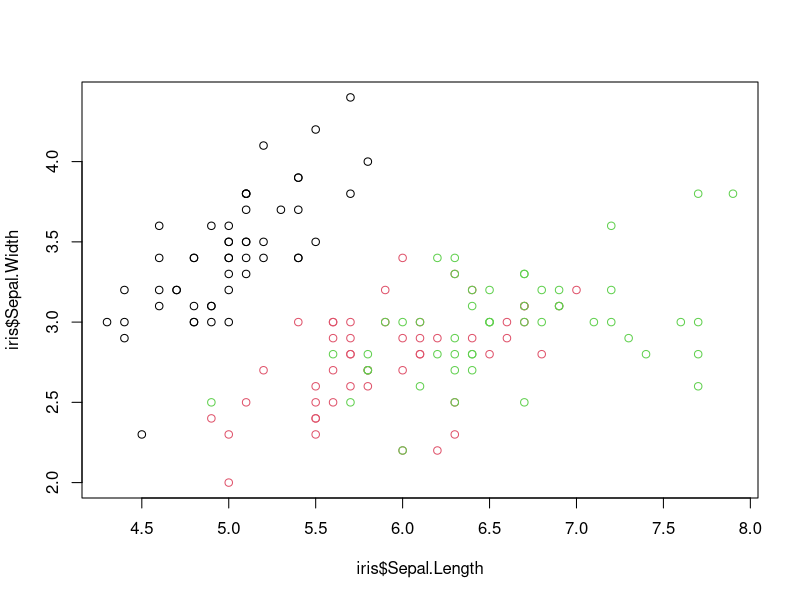
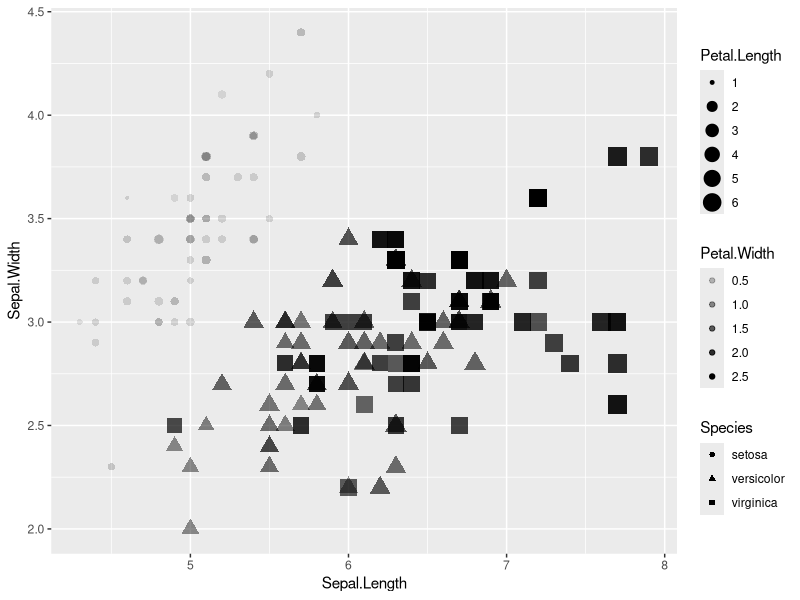
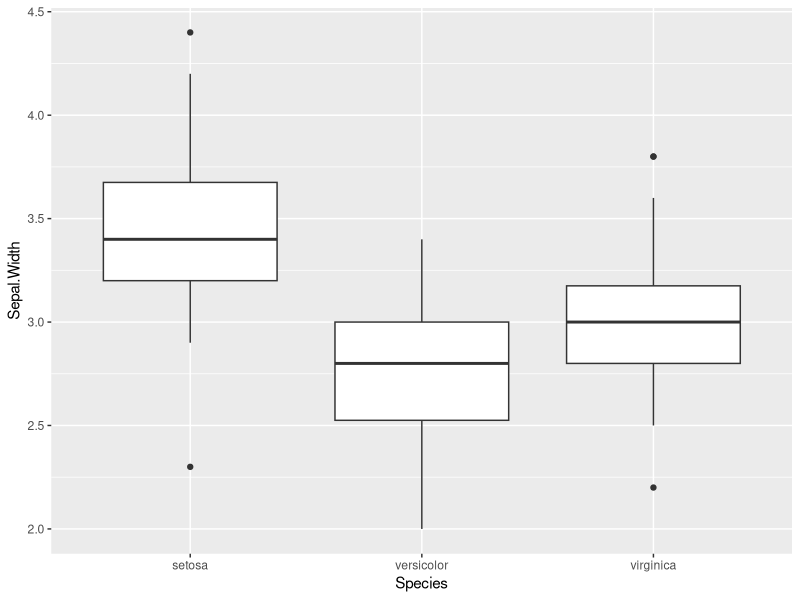
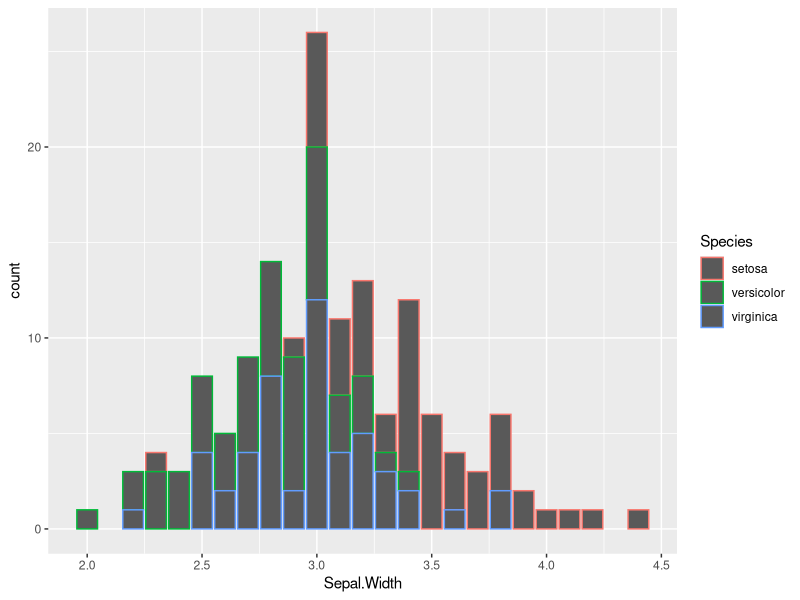
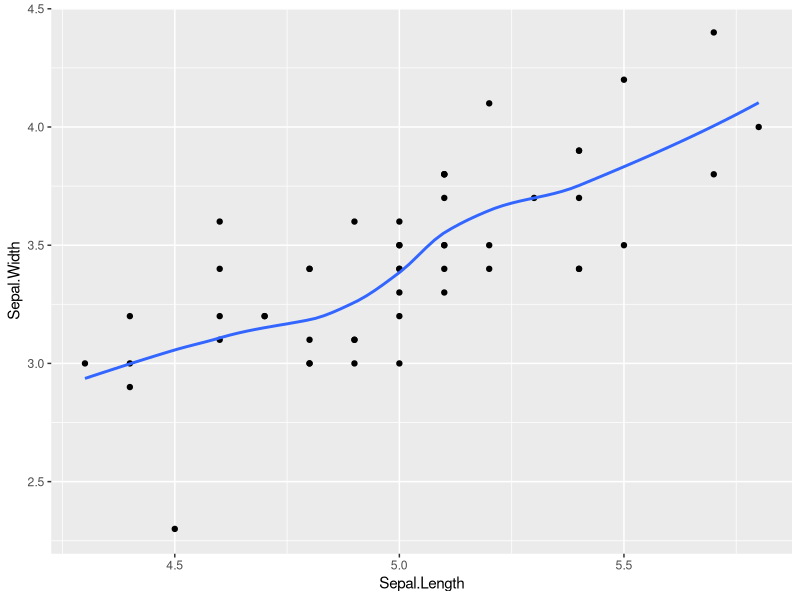
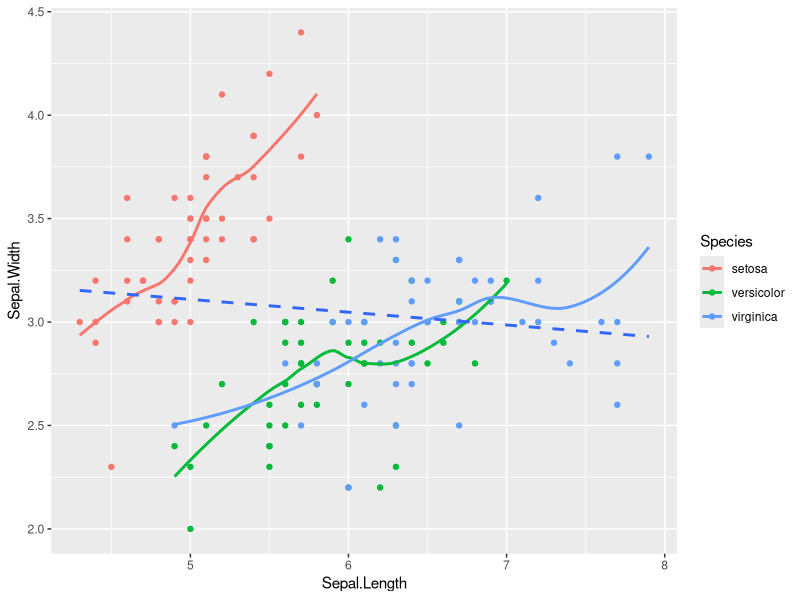
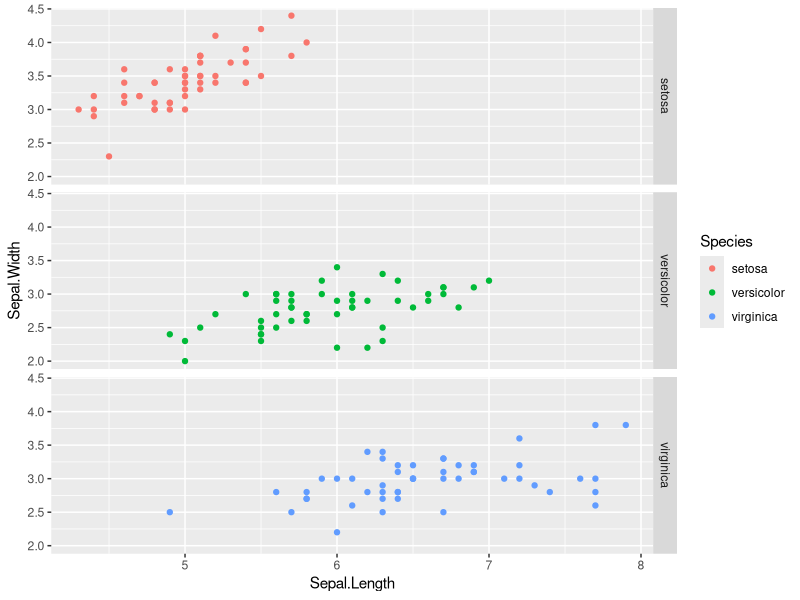
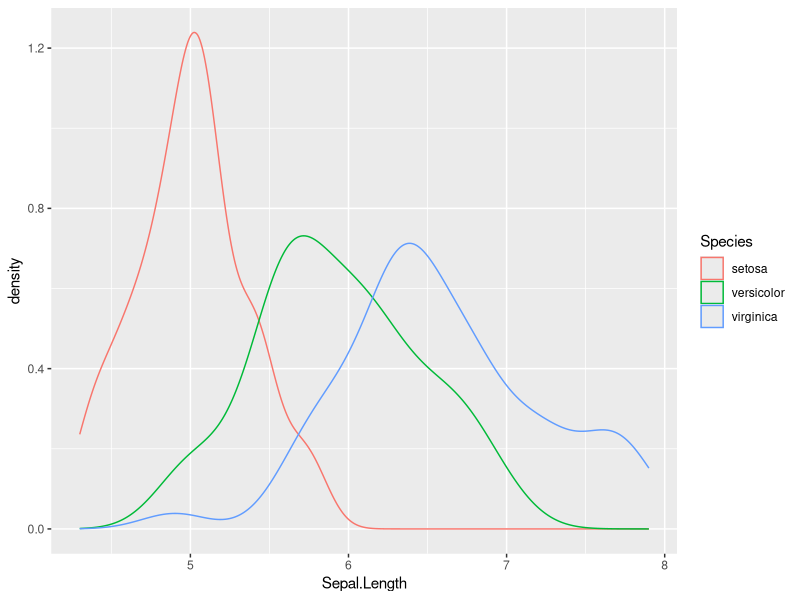

Reproduce these figures in R, in order.
## ---- chunk 1
knitr::opts_chunk$set(echo = TRUE)
## ---- chunk 2
library(magrittr)
library(dplyr)
plot(iris$Sepal.Length, iris$Sepal.Width, type="p", col=iris$Species)
#lapply(iris$Species, function(x){abline(lm(Sepal.Width~Sepal.Length, iris, subset = (Species == x)), col=x)})
## ---- chunk 3
library(ggplot2)
#ggplot(data = <DATA>) + 
#  <GEOM_FUNCTION>(mapping = aes(<MAPPINGS>))
## ---- chunk 4
ggplot(data = iris) + 
  geom_point(mapping = aes(x=Sepal.Length, y=Sepal.Width, shape=Species, size=Petal.Length, alpha=Petal.Width))
## ---- chunk 5
ggplot(data = iris) + 
  geom_boxplot(mapping = aes(x=Species, y=Sepal.Width))


ggplot(data = iris) + 
  geom_bar(mapping = aes(x=Sepal.Width, color=Species))


ggplot(data = iris %>% filter(Species == "setosa")) + 
  geom_point(mapping = aes(x=Sepal.Length, y=Sepal.Width)) + 
  geom_smooth(mapping = aes(x=Sepal.Length, y=Sepal.Width), se=F) 


ggplot(data = iris, aes(x=Sepal.Length, y=Sepal.Width, col=Species)) + 
  geom_point() + 
  geom_smooth(se=F) + 
  geom_smooth(aes(group=1), method="lm", se=F, linetype=2)
## ---- chunk 6
ggplot(data = iris, aes(x=Sepal.Length, y=Sepal.Width, col=Species)) + 
  geom_point() + 
  facet_grid(Species~.)
## ---- chunk 7
ggplot(data = iris, aes(x=Sepal.Length, col=Species)) + 
  geom_density() 


ggplot(data = iris, aes(x=Sepal.Length, fill=Species), kernel="rectangular") + 
  stat_density() 
## ---- chunk 8
ggplot(data = iris, aes(x=Sepal.Length, y=Sepal.Width, col=Species)) + 
  geom_point() + 
  facet_grid(Species~.) + 
  coord_fixed(ratio=1)


ggplot(data = iris, aes(x=Species, y=Sepal.Width)) + 
  geom_violin(scale="area") + 
  coord_flip()


ggplot(data = iris, aes(x=Sepal.Length, y=Sepal.Width, col=Species)) + 
  geom_point() + 
  facet_grid(Species~.) + 
  coord_polar()
## ---- chunk 9
ggplot(data = iris, aes(x=Sepal.Length, y=Sepal.Width, col=Species)) + 
  geom_point() + 
  facet_grid(Species~.) + 
  theme_bw() + 
  theme(legend.position="bottom")
## ---- chunk 10
ggplot(data = iris, aes(x=Sepal.Length, y=Sepal.Width, col=Species)) + 
  geom_point() + 
  facet_grid(Species~.) + 
  theme_bw() + 
  theme(legend.position="bottom") + 
   labs(title ="Irises", x = "Sepal length", y = "Sepal width")
